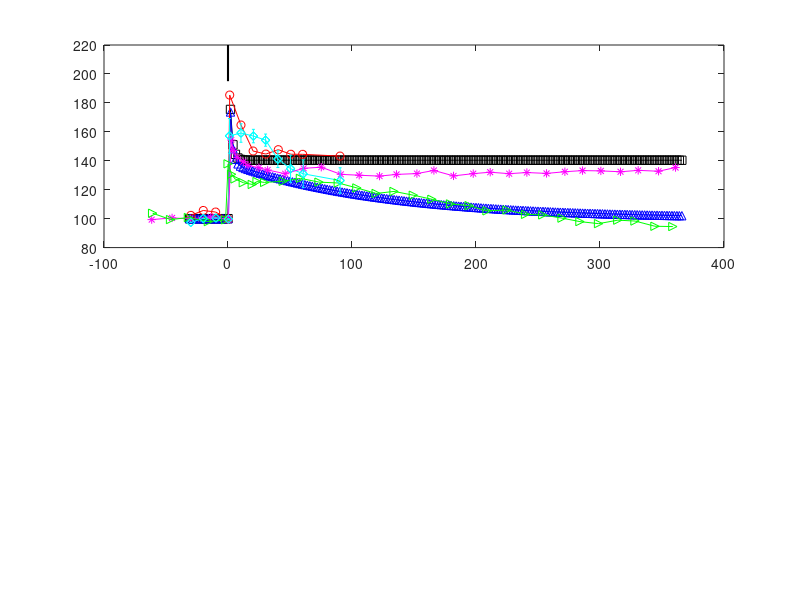

The MATLAB script that drew this image: (Note: this script raises an error after producing the figure.)
clearvars
clc
clear -all

%data
load('Sajikumar_SCH.mat')
load('Sajikumar_wHFS.mat')

load('wHFS_huang.mat')
load('wHFS_SCH_huang.mat')

load('control_huang.mat')
load('SCH_huang.mat')

error_HFS_SCH_huang = [0,
                    0,
                    0,
                    0,
                    (163.1-154)/2,
                    (161-149)/2,
                    (152.7-139.5)/2,
                    (142.4-121.7)/2,
                    (133.3-123)/2,
                    (138.7-122.9)/2,
                    (133.2-115.2)/2,
                    (122.9-104.3)/2,
                    (130.7-104.2)/2,
                    (131.4-107.9)/2,
                    (124.33-99.96)/2];

error_HFS_huang = [0,
                    0,
                    0,
                    0,
                    (206.9-158.6)/2,
                    (232.5-166)/2,
                    (238.3-173.8)/2,
                    (197.7-161)/2,
                    (191-161.4)/2,
                    (187.8-163.4)/2,
                    (187.4-160.4)/2,
                    (180.3-165.4)/2,
                    (178.5-148)/2,
                    (188.8-153.3)/2,
                    (180.1-155.7)/2];                
                

error_wHFS_huang = [0,
                    0,
                    0,
                    0,
                    (201.4-167.8)/2,
                    (169.7-158.9)/2,
                    (153.7-141.7)/2,
                    (149.6-140.4)/2,
                    (154.3-141.5)/2,
                    (153.9-135.1)/2,
                    (154.6-135.8)/2,
                    (153.6-134.8)/2];    
                
                
error_wHFS_SCH_huang = [0,
                    0,
                    0,
                    0,
                    (171.8-147.8)/2,
                    (166.1-153.3)/2,
                    (162.5-153.2)/2,
                    (158.4-150)/2,
                    (145.9-134.3)/2,
                    (154.7-135.9)/2,
                    (154.6-135.4)/2,
                    (134.8-117.2)/2];    
                
    

                
%%

e = [1.170229713597621, 143.3140370876876
1.10965136415075, 130.3464841592168,
0,0
0,0
12.206413277582499, 130.74708125319393
11.280855545050173, 120.11987913295151
16.29197605831081, 130.31286400284688
16.82228488789488, 118.83209783568951
21.542430706271546, 129.2383120819463
21.48781088299978, 117.54625616283329
25.05994732497345, 132.20671327282395
24.9934104493515, 117.96366333499539
30.897316801181745, 131.76861677366497
30.83276610095149, 117.95073250562234
44.910777277325906, 131.5249999482767
44.271228801198305, 119.62165427720804
60.103032848444485, 133.6172081408364
59.45653275844589, 120.22578262551698
74.68851183739841, 130.82130421379526
75.80176314444665, 119.12666212880764
90.45576518441428, 130.99897380938097
90.38823522109644, 116.54334103665944
105.61822812465735, 126.71369695515178
106.14456460345801, 114.38259944842257
120.20072785052375, 123.28004452343171
120.72309197854102, 110.09861567713067
135.97393972371472, 124.73321112837523
134.7464833316437, 111.98082720067201
151.14136810243699, 121.51084844861084
151.08575519146936, 109.60620969460487
165.7208885652158, 117.4394475122119
165.09425022913425, 108.29967869475178
179.71647346283467, 113.36933965875026
180.84859343610404, 105.71377143672895
195.47578210828377, 111.84634657519229
194.85510229837737, 103.98207476708993
210.06721962341285, 110.32593965750891
210.60050771608448, 99.48292199503045
225.83943840890797, 111.56652342755945
225.78283241024454, 99.44930183866052
239.83800256961442, 108.13416407877672
240.37029757459018, 97.07856358140529
255.01536182529517, 107.03762974794196
255.54765683027094, 95.98202925057053
270.7726842953525, 105.08947099459803
270.7240229982559, 94.67291208484282
284.7712484560591, 101.65711164581529
285.3075158118181, 91.45184248801574
299.3587136204046, 99.28637338856008
299.3219693756581, 91.42080849752043
314.5569277176984, 102.65407859047755
315.0941881611533, 92.66139226757096
330.32517415241, 103.04433102095624
331.44339089793743, 92.41260311043345
345.48167856647797, 97.48355715736925
344.8560333180923, 88.55637117480208
360.0810607831738, 97.66381291882959
361.7891716200364, 88.30628893472726];

T = e(1:end,1);
E = e(1:end-1,2)-e(2:end,2);
nI = size(T,1);
I = [1:2:nI];


error_saji_wHFS_sch = [0,0,0,0,0,E(I)'./2];

%%

e = [2.0438981158569334, 158.04616553295813
1.3938284819814726, 148.68299897563392
4.789659657240179, 149.08152342805843
3.618429382042507, 144.60567659956496
7.006894329155301, 144.18988754992347
4.708631147635288, 140.12407490533246
13.767250210052595, 141.52610407099203
10.90178746129854, 137.25815176731928
17.70081603996178, 138.86951417423433
14.815096163806487, 132.36219973988008
22.22552167857924, 139.06158281827285
21.59386761506852, 131.73420001611362
30.683793147105888, 136.5970615655537
31.188379775099804, 129.87753645707448
45.92636073800395, 134.11527571561757
45.29470667449331, 126.78789291345835
60.11555770403879, 140.1866590702439
61.14498808742786, 128.98697098396696
75.94558198957219, 140.14637501007104
75.84797946663906, 129.35672110769656
90.03349331860085, 135.02094771128992
89.94878169492301, 125.65634243753095
105.29631803690017, 134.77852399203528
105.773281309347, 125.00532325080857
119.98273540278302, 133.3160687361164
119.34003199705347, 124.76721568085817
135.25845102033765, 134.49869364547726
135.74830519203988, 126.15054153286604
150.53048352381938, 135.27416180380513
151.0184961384851, 126.72243131567741
165.25189047339524, 137.67969568269973
165.161654178608, 127.70435528239128
181.04508361819921, 133.5678441121969
179.82781441708966, 124.0025378957909
195.19560788646794, 135.36408158097674
196.80328717931008, 125.58800340688053
211.60203952441788, 136.5438290574681
210.94460366239662, 126.3663489980779
225.71941576603012, 134.67565576695097
225.07118768919122, 125.51606758514325
241.54944005156352, 134.6353717067781
242.0392942232658, 126.28721959416688
257.38498900820645, 135.20582277315472
258.4402011901062, 126.85623194410874
272.09166350149053, 135.98272964791732
269.756569179241, 127.84534949299633
285.6694635314158, 136.96609233106594
286.151951474972, 127.80362671638872
302.0630042701104, 136.72079117894182
303.1126917809007, 127.76046522334634
316.7512631930297, 135.46191429853943
315.55056800524846, 127.72881346178194
330.9054705753714, 137.66530851835228
331.93490095876064, 126.46562043207534
346.15724595145184, 136.20141454599866
344.9510260925613, 127.85757858269167
362.00752736438653, 138.40049261650728
360.80130750549586, 130.05665665320026];


T2 = e(1:end,1);
E2 = e(1:end-1,2)-e(2:end,2);
nI2 = size(T2,1);
I2 = [1:2:nI2];


error_saji_wHFS = [0,0,0,0,0,E2(I)'./2];



% model
load('t_wHFS_keinSCH.mat')
load('t_wHFS.mat')
load('t_SHFS_keinSCH.mat')
load('t_SHFS.mat')
load('fEPSP_wHFS_keinSCH.mat')
load('fEPSP_wHFS.mat')
load('fEPSP_SHFS_keinSCH.mat')
load('fEPSP_SHFS.mat')

t_1 = t_wHFS;
t_1_keinSCH = t_wHFS_keinSCH;
fEPSP_1 = fEPSP_wHFS;
fEPSP_1_keinSCH = fEPSP_wHFS_keinSCH;

t_2 = t_SHFS;
t_2_keinSCH = t_SHFS_keinSCH;
fEPSP_2 = fEPSP_SHFS;
fEPSP_2_keinSCH = fEPSP_SHFS_keinSCH;


% plot
ls = 1.5;
ms = 6;

STIM = 0*[1,1];


figure(1)%'DefaultAxesFontSize',14,'DefaultTextFontName','Calibri')
subplot(2,1,1)
plot(t_1/60000-32,fEPSP_1_keinSCH,'ks-',t_1_keinSCH/60000-32,fEPSP_1,'b^-',...
    wHFS_huang(:,1),wHFS_huang(:,2),'ro-',wHFS_SCH_huang(:,1),wHFS_SCH_huang(:,2),'cd-',...
    Sajikumar_wHFS(:,1),Sajikumar_wHFS(:,2),'m*-',Sajikumar_SCH(:,1),Sajikumar_SCH(:,2),'g>-',...
    STIM,[195,220],'k','LineWidth',ls,'MarkerSize',ms)
hold on
errorbar(wHFS_SCH_huang(:,1),wHFS_SCH_huang(:,2),(error_wHFS_SCH_huang).^1,'cd','LineWidth',ls,'MarkerSize',ms)
errorbar(wHFS_huang(:,1),wHFS_huang(:,2),(error_wHFS_huang).^1,'ro','LineWidth',ls,'MarkerSize',ms)
errorbar(Sajikumar_SCH(:,1),Sajikumar_SCH(:,2),(error_saji_wHFS_sch).^1,'g>','LineWidth',ls,'MarkerSize',ms)
errorbar(Sajikumar_wHFS(:,1),Sajikumar_wHFS(:,2),(error_saji_wHFS).^1,'m*','LineWidth',ls,'MarkerSize',ms)
legend('(Model) - weak HFS','(Model) - weak HFS and SCH',...
    '(Huang,1995) - weak HFS','(Huang,1995) - weak HFS and SCH',...
    '(Sajikumar, 2008) - weak HFS','(Sajikumar, 2008) - weak HFS and SCH')
ylabel('fEPSP (% change)')
xlabel('Time (min)')
xlim([-10,380])
ylim([80,225])


STIM = 0*[1,1];

subplot(2,1,2)
plot(t_2_keinSCH/60000-32,fEPSP_2_keinSCH,'ks-',t_2/60000-32,fEPSP_2,'b^-',...
    control_huang(:,1),control_huang(:,2),'ro-',SCH_huang(:,1),SCH_huang(:,2),'cd-',...
    STIM,[215,235],'k',STIM+10,[215,235],'k',STIM+20,[215,235],'k','LineWidth',ls,'MarkerSize',ms)
hold on
errorbar(SCH_huang(:,1),SCH_huang(:,2),(error_HFS_SCH_huang).^1,'cd','LineWidth',ls,'MarkerSize',ms)
errorbar(control_huang(:,1),control_huang(:,2),(error_HFS_huang).^1,'ro','LineWidth',ls,'MarkerSize',ms)
legend('(Model) - HFS','(Model) - HFS and SCH',...
    '(Huang,1995) - HFS','(Huang,1995) - HFS and SCH')
ylabel('fEPSP (% change)')
xlabel('Time (min)')
xlim([-10,380])
ylim([90,240])


